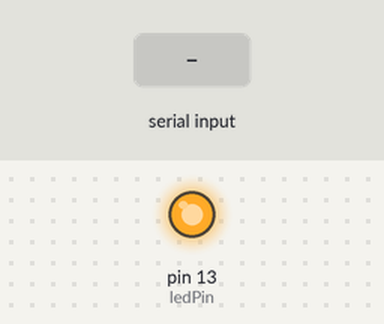
A sketch run on a simulated Arduino Uno, built with avr-gcc and run on an emulated ATmega328P. On the bench: output pins drawn as LEDs (lit = HIGH). Inputs (shaded band) come from the test bench. Pins used as bus, display or sensor lines are not drawn; what the sketch prints to the serial monitor is not drawn.

Above: at 1.2 s.
1.3 s: "o" received over Serial
At 2.1 s:
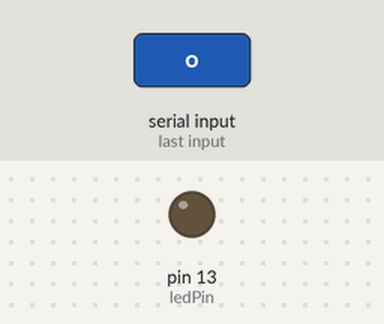
2.8 s: "s" received over Serial
At 3.2 s:
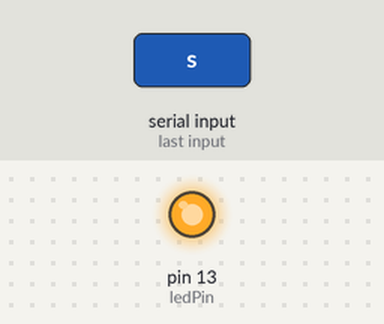
Timing chart, 0 to 5.8 s (numbered marks = the images above; inputs shaded):
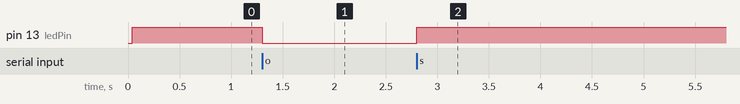

The sketch:

listing7.pde
```cpp
/*
 * servo1: servo1.pde

 * Servo control from the Serial port
 *
 * Slower, faster, Center and Stop a Servo with a LED Blinky
 * Created: 1 June, 2011, Amit Saha (http://echorand.me)
 * Adapted from http://principialabs.com/arduino-serial-servo-control/
 */

/** Adjust these values for your servo and setup, if necessary **/
int servoPin     =  2;    // control pin for servo motor
int minPulse     =  500;  // minimum servo position
int maxPulse     =  3000; // maximum servo position
int turnRate     =  10;  // servo turn rate increment (larger value, faster rate)
int refreshTime  =  20;   // time (ms) between pulses (50Hz)

int OFF=0; // This variable will be used to get/set the status of the servo

/** The Arduino will calculate these values for you **/
int centerServo;         // center servo position
int pulseWidth;          // servo pulse width
int moveServo;           // raw user input
long lastPulse   = 0;    // recorded time (ms) of the last pulse

/* LED setup*/
int ledPin=13;


void setup() {
  pinMode(ledPin, OUTPUT); // LED Blink
  pinMode(servoPin, OUTPUT);  // Set servo pin as an output pin
  centerServo = maxPulse - ((maxPulse - minPulse)/2);
  pulseWidth = 0;
  Serial.begin(9600);
  Serial.println("      Arduino Serial Servo Control");
  Serial.println("Keys:'(s)lower' or '(f)aster', spacebar to center and o to stop");
  Serial.println();

  moveServo = 60;
}

void loop() {
  // wait for serial input
  if (Serial.available() > 0) {
    // read the incoming byte:
    moveServo = Serial.read();

    // ASCII 's' is 115, ASCII 'f' is 102, 'o' is 111, 'spacebar' is 32
    if (moveServo == 115) { pulseWidth = pulseWidth - turnRate; OFF=0;} //slower
    if (moveServo == 102) { pulseWidth = pulseWidth + turnRate;OFF=0; } //faster
    if (moveServo == 32) { pulseWidth = centerServo; OFF=0;} //center
    if (moveServo == 111) { OFF= 1;} //STOP

    // limit the servo pulse at min and max
    if (pulseWidth > maxPulse) { pulseWidth = maxPulse; }
    if (pulseWidth < minPulse) { pulseWidth = minPulse; }

  }

  // pulse the servo every 20 ms (refreshTime) with current pulseWidth
  // this will hold the servo's position if unchanged, or move it if changed
  if (OFF == 0)
  {
    /* Turn ON the LED*/
    digitalWrite(ledPin,HIGH);

    if (millis() - lastPulse >= refreshTime) {
      digitalWrite(servoPin, HIGH);   // start the pulse
      delayMicroseconds(pulseWidth);  // pulse width
      digitalWrite(servoPin, LOW);    // stop the pulse
      lastPulse = millis();           // save the time of the last pulse
    }
  }
  else
  {
     /* Turn OFF the LED*/
    digitalWrite(ledPin,LOW);

    //Stop the servo
    digitalWrite(servoPin, LOW);
  }
}
```

Measured:
- after the input at 1.3 s, pin 13 (ledPin): HIGH → LOW at once
- after the input at 2.8 s, pin 13 (ledPin): LOW → HIGH at once
